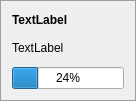
<?xml version="1.0" encoding="UTF-8"?>
<ui version="4.0">
 <class>DownloadWidget</class>
 <widget class="QFrame" name="DownloadWidget">
  <property name="geometry">
   <rect>
    <x>0</x>
    <y>0</y>
    <width>136</width>
    <height>101</height>
   </rect>
  </property>
  <property name="styleSheet">
   <string notr="true">#DownloadWidget {
  background: palette(button);
  border: 1px solid palette(dark);
  margin: 0px;
}</string>
  </property>
  <layout class="QGridLayout" name="m_topLevelLayout">
   <property name="sizeConstraint">
    <enum>QLayout::SizeConstraint::SetMinAndMaxSize</enum>
   </property>
   <item row="0" column="0">
    <widget class="QLabel" name="m_dstName">
     <property name="styleSheet">
      <string notr="true">font-weight: bold
</string>
     </property>
     <property name="text">
      <string>TextLabel</string>
     </property>
    </widget>
   </item>
   <item row="0" column="1">
    <widget class="QPushButton" name="m_cancelButton">
     <property name="sizePolicy">
      <sizepolicy hsizetype="Fixed" vsizetype="Fixed">
       <horstretch>0</horstretch>
       <verstretch>0</verstretch>
      </sizepolicy>
     </property>
     <property name="styleSheet">
      <string notr="true">QPushButton {
  margin: 1px;
  border: none;
}
QPushButton:pressed {
  margin: none;
  border: 1px solid palette(shadow);
  background: palette(midlight);
}</string>
     </property>
     <property name="flat">
      <bool>false</bool>
     </property>
    </widget>
   </item>
   <item row="1" column="0" colspan="2">
    <widget class="QLabel" name="m_srcUrl">
     <property name="maximumSize">
      <size>
       <width>350</width>
       <height>16777215</height>
      </size>
     </property>
     <property name="styleSheet">
      <string notr="true"/>
     </property>
     <property name="text">
      <string>TextLabel</string>
     </property>
    </widget>
   </item>
   <item row="2" column="0" colspan="2">
    <widget class="QProgressBar" name="m_progressBar">
     <property name="styleSheet">
      <string notr="true">font-size: 12px</string>
     </property>
     <property name="value">
      <number>24</number>
     </property>
    </widget>
   </item>
  </layout>
 </widget>
 <resources>
  <include location="data/simplebrowser.qrc"/>
 </resources>
 <connections/>
</ui>
